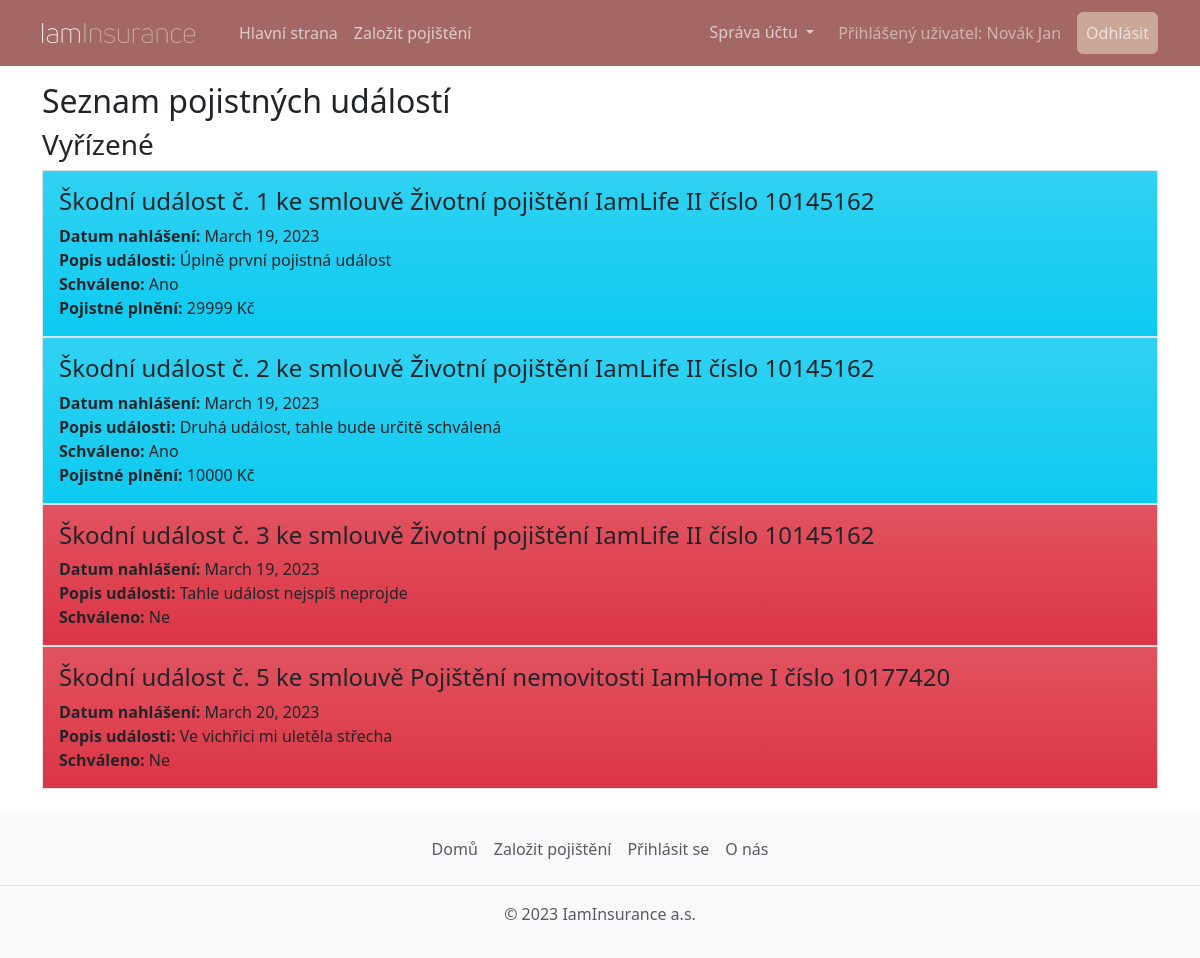
The app's page /muj-ucet/skodni-udalosti/ (signed in), older data.
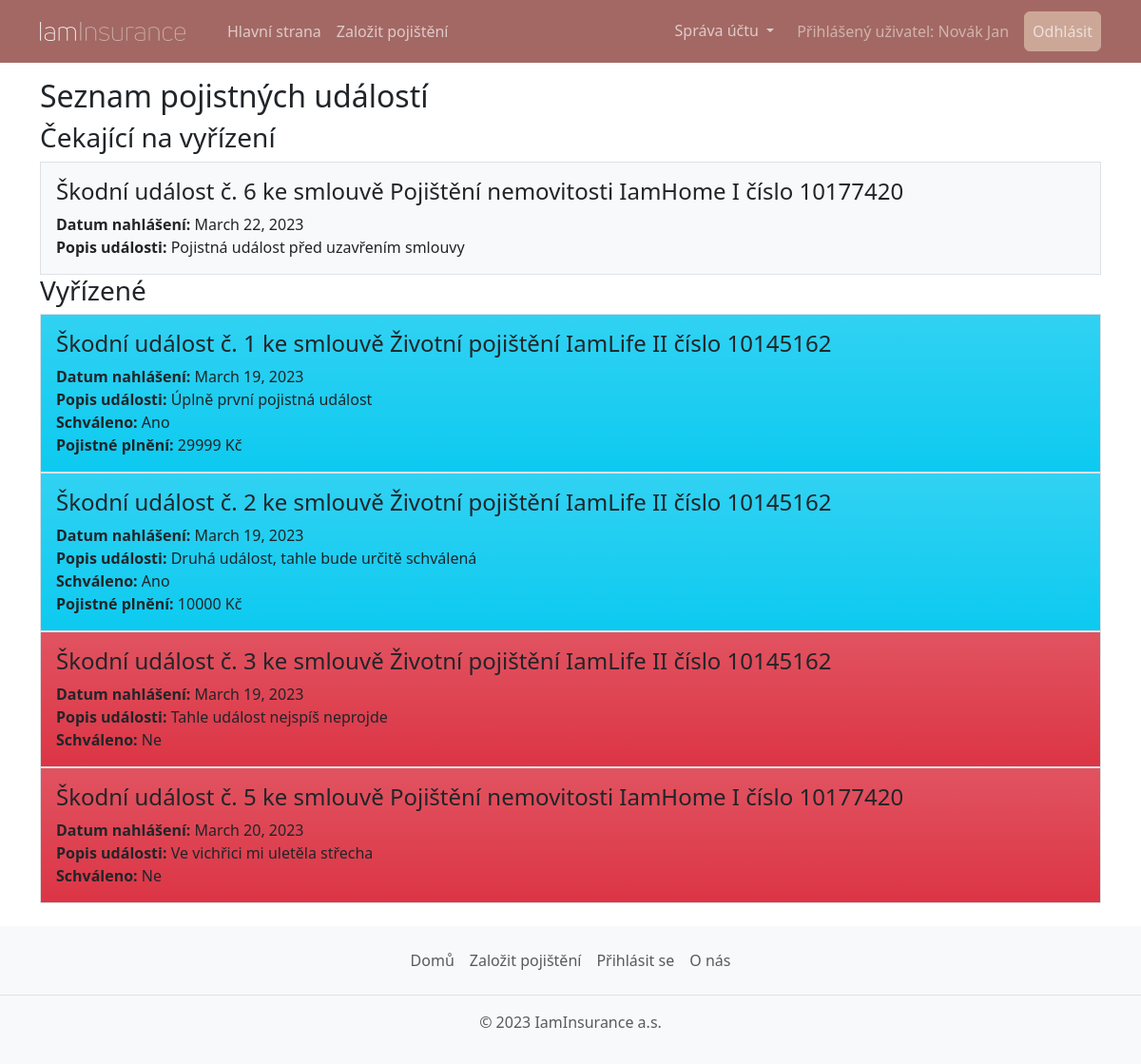
The same page, newer data.
### insurance_app/models.py (models this page shows, shortened)
class Person(AbstractBaseUser, PermissionsMixin):
    USERNAME_FIELD: str = "email"
    REQUIRED_FIELDS: list = ["first_name", "last_name", "date_of_birth"]  # other fields are not required for staff
    objects: BaseUserManager = PersonManager()
    first_name: models.Field = models.CharField(max_length=150, verbose_name='Křestní jméno')
    last_name: models.Field = models.CharField(max_length=150, verbose_name='Příjmení')
    email: models.Field = models.EmailField(unique=True, verbose_name='E-mail')
    phone: models.Field = modelfields.PhoneNumberField(region="CZ", null=True, verbose_name='Telefon')
    address1: models.Field = models.CharField(max_length=150, default="", verbose_name='Adresa')
    address2: models.Field = models.CharField(max_length=150, blank=True, default="", verbose_name='Adresa - druhý řádek')
    postal_code: models.Field = models.CharField(max_length=12, default="", verbose_name='PSČ')
    city: models.Field = models.CharField(max_length=150, default="", verbose_name='Město')
    country: models.Field = models.CharField(max_length=150, default="", verbose_name='Stát')
    date_of_birth: models.Field = models.DateField(verbose_name='Datum narození')
    is_staff: models.Field = models.BooleanField(default=False, verbose_name='Zaměstnanec')
    is_superuser: models.Field = models.BooleanField(default=False, verbose_name='Administrátor')
    slug: models.Field = models.SlugField(unique=True, null=False)
    def __str__(self) -> str:
        return f"{self.last_name} {self.first_name}"

class InsuredEvent(models.Model):
    contract: Contract = models.ForeignKey(to=Contract, on_delete=models.CASCADE, verbose_name='Smlouva')
    event_date: models.DateField = models.DateField(verbose_name='Datum události')
    reporting_date: models.DateField = models.DateField(auto_now_add=True)
    description: models.TextField = models.TextField(verbose_name='Popis události')
    processed: models.BooleanField = models.BooleanField(default=False, verbose_name='Zpracováno')
    approved: models.BooleanField = models.BooleanField(default=False, verbose_name='Schváleno')
    payout: models.IntegerField = models.IntegerField(null=True, blank=True, verbose_name='Pojistné plnění')

class Contract(models.Model):
    objects: models.Manager
    product: models.Field = models.ForeignKey(to=Product, on_delete=models.RESTRICT, verbose_name='Produkt')
    insured: models.Field = models.ForeignKey(to=Person, on_delete=models.RESTRICT, verbose_name='Pojištěnec')
    conclusion_date: models.Field = models.DateField(auto_now_add=True, verbose_name='Datum uzavření')
    payment: models.Field = models.PositiveIntegerField(verbose_name='Pravidelná platba')
    @property
    def contract_number(self) -> int:
        return 10_000_001 + self.pk * 127 ** 2
    def __str__(self):
        return f"{self.product} číslo {self.contract_number}"

class Product(models.Model):
    name: models.Field = models.CharField(max_length=64, unique=True, verbose_name='Název')
    description: models.Field = models.TextField(default="", verbose_name='Popis')
    active: models.Field = models.BooleanField(default=True, blank=True, verbose_name='Aktivní')
    image: models.Field = models.ImageField(upload_to='images/', verbose_name='Obrázek')
    def __str__(self) -> str:
        inactive = " (nedostupné)" if not self.active else ""
        return str(self.name) + inactive
    class Meta:
        verbose_name = u'Produkt'

### client_account/views.py (the view)
# urls.py: path("skodni-udalosti/", views.InsuredEventListView.as_view(), name='event-list'),
@method_decorator(login_required, name='get')
class InsuredEventListView(generic.ListView):
    model = models.InsuredEvent
    template_name = template.EVENT_LIST
    title = 'Seznam pojistných událostí'
    def get_context_data(self, *, object_list: QuerySet = None, **kwargs) -> dict:
        if not object_list:
            object_list = self.get_queryset()
        context = super().get_context_data(object_list=object_list, **kwargs)
        context['pending'] = object_list.filter(processed=False)
        context['processed'] = object_list.filter(processed=True)
        context['title'] = self.title
        return context
    def get_queryset(self) -> QuerySet:
        queryset = super().get_queryset()
        return queryset.filter(contract__insured=self.request.user).order_by('reporting_date')

### insurance_app/templates/insurance_app/event_list.html
{% extends 'main.html' %}
{% block content %}
<section>
    {% if pending.0 %}
    <h3>Čekající na vyřízení</h3>
    {% for event in pending %}
    <div class="container bg-light p-3 border">
        <h4>Škodní událost č. {{ event.pk }} ke smlouvě {{ event.contract }}</h4>
        <div><span class="fw-bold">Datum nahlášení:</span> {{ event.reporting_date }}</div>
        <div><span class="fw-bold">Popis události:</span> {{ event.description }}</div>
    </div>
    {% endfor %}
    {% endif %}
    {% if processed.0 %}
    <h3>Vyřízené</h3>
    {% for event in processed %}
    <div class="container {% if event.approved %}bg-info{% else %}bg-danger{% endif %} bg-gradient p-3 border">
        <h4>Škodní událost č. {{ event.pk }} ke smlouvě {{ event.contract }}</h4>
        <div><span class="fw-bold">Datum nahlášení:</span> {{ event.reporting_date }}</div>
        <div><span class="fw-bold">Popis události:</span> {{ event.description }}</div>
        <div><span class="fw-bold">Schváleno:</span> {% if event.approved %}Ano{% else %}Ne{% endif %}</div>
        {% if event.approved %}<div><span class="fw-bold">Pojistné plnění:</span> {{ event.payout }} Kč</div>{% endif %}
    </div>
    {% endfor %}
    {% endif %}
</section>
{% endblock %}

### insurance_app/templates/main.html (shortened to what this page needs)
<!DOCTYPE html>
<html class="h-100" lang="cs" >
<head>
    {% load static %}
    <link rel="stylesheet" href="{% static 'css/style.css' %}" type="text/css" />
    <link rel="stylesheet" href="{% static 'css/bootstrap.min.css' %}" type = "text/css" />
    <link rel="stylesheet" href="https://cdn.jsdelivr.net/npm/bootstrap-icons@1.5.0/font/bootstrap-icons.css" />
</head>
<body class="d-flex flex-column h-100">
    {% include 'header.html' %}
    <article class="container flex-shrink-0">
        {% if title %}
        <h2>{{ title }}</h2>
        {% endif %}
    {% block content %}
    {% endblock %}
    </article>
{% include 'footer.html' %}
</body>
</html>

### insurance_app/templates/header.html (shortened to what this page needs)
{% load static %}
<header>
        <nav class="navbar navbar-expand-lg bg-body-tertiary mb-3">
            <div class="container">
                <a class="navbar-brand" href="{% url 'home' %}">
                    <img src="{% static 'images/iaminsurance-logo.webp' %}" class="img-brand" alt="iaminsurance">
                </a>
                <div class="collapse navbar-collapse" id="navbarSupportedContent">
                    <ul class="navbar-nav me-auto mb-2 mb-lg-0">
                        <li class="nav-item">
                            <a class="nav-link" aria-current="page" href="{% url 'home' %}">Hlavní strana</a>
                        </li>
                        <li class="nav-item">
                            <a class="nav-link" href="{% if user.is_authenticated %}{% url 'register-contract' %}{% else %}{% url 'register' %}{% endif %}">Založit pojištění</a>
                        </li>
                    </ul>
                    <ul class="navbar-nav ms-auto mb-2 mb-lg-0">
                        {% if user.is_staff %}<li class="nav-item dropdown">
                            <a class="nav-link dropdown-toggle" href="#" role="button" data-bs-toggle="dropdown" aria-expanded="false">Správa</a>
                            <ul class="dropdown-menu">
                                <li><a class="dropdown-item" href="{% url 'clients-list' %}">Klienti</a></li>
                                <li><a class="dropdown-item" href="{% url 'products-list' %}">Produkty</a></li>
                                <li><a class="dropdown-item" href="{% url 'pending-event-list' %}">Nezpracované pojistné události</a></li>
                                <li><a class="dropdown-item" href="{% url 'processsed-event-list' %}">Zpracované pojistné události</a></li>
                            </ul>
                        </li>
                        {% elif user.is_authenticated %}
                        <li class="nav-item dropdown">
                            <a class="nav-link dropdown-toggle" href="#" role="button" data-bs-toggle="dropdown"
                               aria-expanded="false">
                                Správa účtu
                            </a>
                        </li>
                        {% endif %}
                        {% if not user.is_authenticated %}
                        <li class="nav-item"><a class="btn btn-primary" href="{% url 'login' %}">Login</a></li>
                        {% else %}
                        <li class="nav-item align-self-center"><span class="mx-3 text-secondary">Přihlášený uživatel: {{ user }}</span></li>
                        <li class="nav-item"><a class="nav-link btn btn-primary" href="{% url 'logout' %}">Odhlásit</a></li>
                        {% endif %}
                    </ul>
                </div>
            </div>
        </nav>
    </header>

### insurance_app/templates/footer.html (shortened to what this page needs)
<footer class="footer mt-auto py-3 bg-light">
    <ul class="nav justify-content-center border-bottom pb-3 mb-3">
        <li class="nav-item"><a href="{% url 'home' %}" class="nav-link px-2 text-muted">Domů</a></li>
        <li class="nav-item"><a href="{% if user.is_authenticated %}{% url 'register-contract' %}{% else %}{% url 'register' %}{% endif %}" class="nav-link px-2 text-muted">Založit pojištění</a></li>
        <li class="nav-item"><a href="{% url 'login' %}" class="nav-link px-2 text-muted">Přihlásit se</a></li>
        <li class="nav-item"><a href="{% url 'about' %}" class="nav-link px-2 text-muted">O nás</a></li>
    </ul>
    <p class="text-center text-muted">© 2023 IamInsurance a.s.</p>
</footer>

### insurance_app/static/css/style.css (style rules this page uses)
body { background: #fffffe; }
.img-brand { height: 40px; padding: 10px 20px 10px 0; }

Row changes from the older to the newer data that the page shows:
added InsuredEvent: pk "6", contract "Pojištění nemovitosti IamHome I číslo 10177420", reporting_date "March 22, 2023", description "Pojistná událost před uzavřením smlouvy", shown under "Čekající na vyřízení"
Text that changed along with them:
text now shown: "Čekající na vyřízení"
